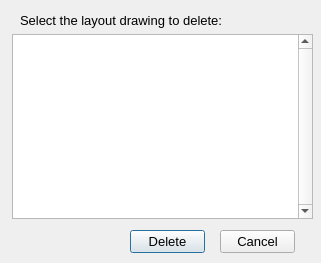
<?xml version="1.0" encoding="UTF-8"?>
<ui version="4.0">
 <class>DeleteDrawing_Dialog</class>
 <widget class="QDialog" name="DeleteDrawing_Dialog">
  <property name="geometry">
   <rect>
    <x>0</x>
    <y>0</y>
    <width>321</width>
    <height>263</height>
   </rect>
  </property>
  <property name="font">
   <font>
    <pointsize>10</pointsize>
   </font>
  </property>
  <property name="windowTitle">
   <string>Delete layout drawing</string>
  </property>
  <widget class="QLabel" name="label1">
   <property name="geometry">
    <rect>
     <x>20</x>
     <y>10</y>
     <width>331</width>
     <height>20</height>
    </rect>
   </property>
   <property name="font">
    <font>
     <pointsize>10</pointsize>
    </font>
   </property>
   <property name="text">
    <string>Select the layout drawing to delete:</string>
   </property>
   <property name="alignment">
    <set>Qt::AlignLeading|Qt::AlignLeft|Qt::AlignVCenter</set>
   </property>
  </widget>
  <widget class="QPushButton" name="_2">
   <property name="geometry">
    <rect>
     <x>220</x>
     <y>230</y>
     <width>75</width>
     <height>23</height>
    </rect>
   </property>
   <property name="text">
    <string>Cancel</string>
   </property>
   <property name="autoDefault">
    <bool>false</bool>
   </property>
  </widget>
  <widget class="QPushButton" name="_101">
   <property name="geometry">
    <rect>
     <x>130</x>
     <y>230</y>
     <width>75</width>
     <height>23</height>
    </rect>
   </property>
   <property name="text">
    <string>Delete</string>
   </property>
   <property name="autoDefault">
    <bool>true</bool>
   </property>
   <property name="default">
    <bool>true</bool>
   </property>
  </widget>
  <widget class="QListWidget" name="_100">
   <property name="geometry">
    <rect>
     <x>12</x>
     <y>34</y>
     <width>301</width>
     <height>185</height>
    </rect>
   </property>
   <property name="minimumSize">
    <size>
     <width>301</width>
     <height>185</height>
    </size>
   </property>
   <property name="maximumSize">
    <size>
     <width>301</width>
     <height>185</height>
    </size>
   </property>
   <property name="verticalScrollBarPolicy">
    <enum>Qt::ScrollBarAlwaysOn</enum>
   </property>
   <property name="selectionMode">
    <enum>QAbstractItemView::ExtendedSelection</enum>
   </property>
  </widget>
 </widget>
 <resources/>
 <connections/>
</ui>
